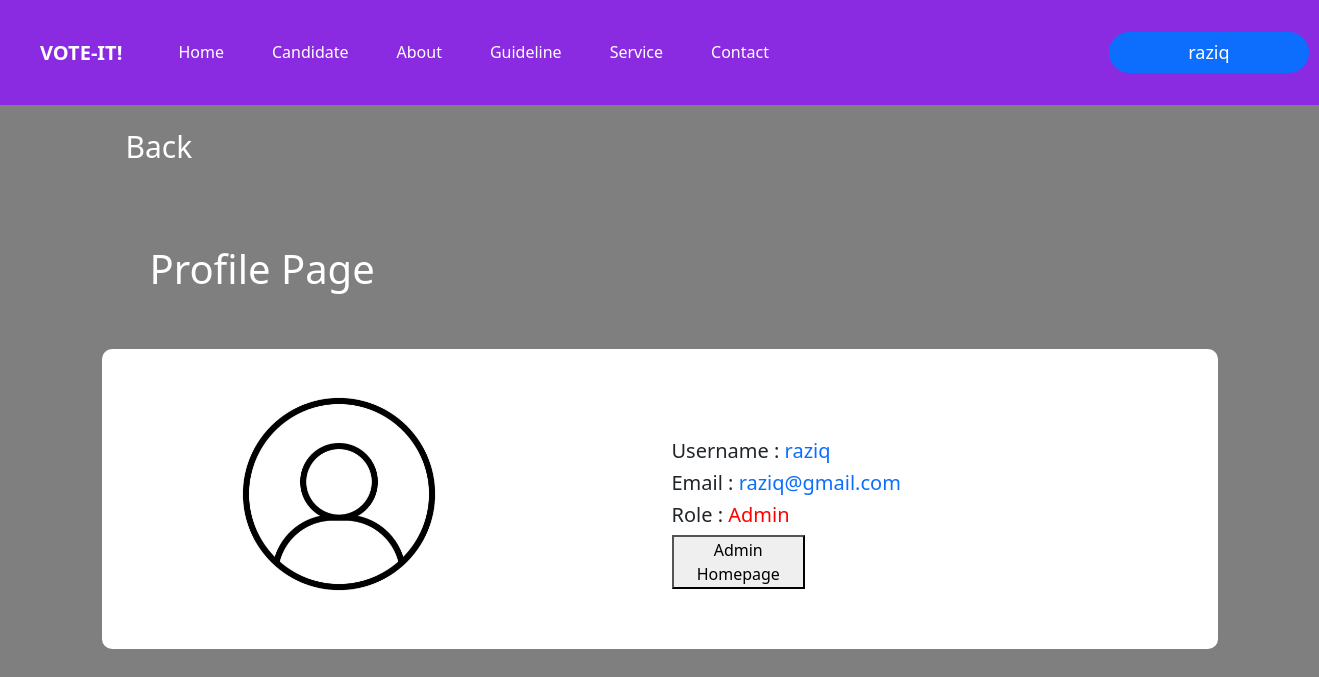
The app's page /profile (signed in) with its own data.
### application/models.py (models this page shows, shortened)
class User(db.Model , UserMixin ):
        id = db.Column(db.Integer , primary_key = True)
        username = db.Column(db.String(20) , unique = True , nullable = False)
        mmu_id = db.Column(db.String(150) , unique = True , nullable = True)
        email = db.Column(db.String(120) , unique = True , nullable = False)
        password = db.Column(db.String(120) , nullable = False)
        createdAt = db.Column(db.DateTime(timezone=True) , server_default=func.now())
        faculty = db.Column(db.String(5) , nullable = False)
        user_profile_photo = db.Column(db.String() , default = 'user_image.jpg')
        post = db.relationship('Post' , backref = 'author' , lazy = True)
        vote1 = db.relationship('Vote1' , backref = 'user' , lazy = True)
        candidate_entrance = db.relationship('CandidateID' , backref = 'author' , lazy = True)

### application/routes.py (the view)
@app.route('/profile')
def profile():
    return render_template('profile.html')

### application/models.py (called while the page is built)
@login_manager.user_loader
def load_user(user_id):
      return User.query.get(int(user_id))

### application/templates/profile.html (shortened to what this page needs)
<!DOCTYPE html>
<html lang="en">
<head>
    <link rel="stylesheet" href="/../static/styles1.css">
    <link href="https://cdn.jsdelivr.net/npm/bootstrap@5.2.3/dist/css/bootstrap.min.css" rel="stylesheet">
</head>
<body class="profile-pagewallpaper">
  <nav id="navbarBackground" class="navbar navbar-expand-lg ">
    <div class="container-fluid p-4">
      <a id="title" class="navbar-brand px-3" href="{{url_for('home')}}">VOTE-IT!</a>
      <div class="collapse navbar-collapse " id="navbarSupportedContent">
        <ul class="navbar-nav me-auto mb-2 mb-lg-0 ">
          <li id="navSections" class="nav-item px-3">
            <a id="Navlink" class="nav-link active" href="{{url_for('home')}}">Home</a>
          </li>
          <li id="navSections" class="nav-item px-3">
            <a id="Navlink" class="nav-link" href="{{url_for('candidates')}}">Candidate</a>
          </li>
          <li id="navSections" class="nav-item px-3">
            <a id="Navlink" class="nav-link" href="{{url_for('about')}}">About</a>
          </li>
          <li id="navSections" class="nav-item px-3 ">
            <a id="Navlink" class="nav-link" href="{{url_for('guidelines')}}" role="button">Guideline</a>
          </li>
          <li id="navSections" class="nav-item px-3">
            <a id="Navlink" class="nav-link" href="{{url_for('service')}}">Service</a>
          </li>
          <li id="navSections" class="nav-item px-3">
            <a id="Navlink" class="nav-link" href="{{url_for('contact')}}">Contact</a>
          </li>
          {% if current_user.is_authenticated %}
          <li id="navSections" class="nav-item px-3">
            <button id="CurrentUserProfile" type="button" class="btn btn-primary" data-bs-toggle="modal" data-bs-target="#exampleModal" style="position: relative; left: 300px; width: 200px;">
          {{ current_user.username }}
            </button>
          </li>
          {% endif %}
        </ul>
      </div>
    </div>
  </nav>
   {% if current_user.mmu_id %}
    <div class="profile_content">
      <div class="container">
          <a style="text-decoration: none;" href="{{url_for('home')}}">
              <h5 class="text-white p-4" style="font-size: 30px;">Back</h5>
          </a>
          <h1 class="text-white p-5">Profile Page</h1>
          <div class="container" style="background-color: white; border-radius: 10px; height: 300px;">
            <div class="row">
              <div class="col-sm-6">
                {% if current_user.user_profile_photo == 'user_image.jpg' %}
                <img class="user_profile_pics" src="{{ url_for('static', filename='user_profile_photo/' + current_user.user_profile_photo) }}" alt="user profile photo">
                {% else %}
                <img class="user_profile_pics" src="{{ url_for('static', filename='user_profile_photo/' + current_user.user_profile_photo) }}" alt="user profile photo">
                {% endif %}
              </div>
              <div class="col-sm-6" style="margin-top: 90px;">
                  <div class="col-sm-8">
                    <h5>Username : <a href="" style="text-decoration: none;">{{ current_user.username }}</a></h5>
                  </div>
                  <div class="col-sm-8">
                    <h5>Email : <a href="" style="text-decoration: none;">{{ current_user.email }}</a></h5>
                  </div>
                  <div class="col-sm-3">
                    <h5>Role : <a href="" style="text-decoration: none; color: red;">Admin</a></h5>
                    <a href="{{url_for('adminHomepage')}}"><button>Admin Homepage</button></a>
                  </div>
              </div>
            </div>
          </div>
      </div>
    </div>
  {% endif %}
</body>
</html>

### application/static/styles1.css (style rules this page uses)
#title { font-weight: 700; color: white; }
#navbarBackground { background-color: blueviolet; }
#Navlink { color: white; transition: 0.7s; }
#CurrentUserProfile { position: relative; left: 450px; width: 200px; font-size: large; border-radius: 20px; }
.profile-pagewallpaper { background: linear-gradient(to top, rgba(0,0,0,0.5)50%,rgba(0,0,0,0.5)50%), url(https://www.mmu.edu.my/wp-content/uploads/2022/12/1280_720_2.jpeg); background-size: cover; background-position: center; background-attachment: fixed; overflow: hidden; }
.profile_content { overflow: scroll; height: 590px; overflow-x: hidden; }
.user_profile_pics { width: 250px; height: 250px; margin-left: 100px; margin-top: 20px; border-radius: 50%; }

### records on screen
User: username "raziq", user_profile_photo (picture), email "raziq@gmail.com"
